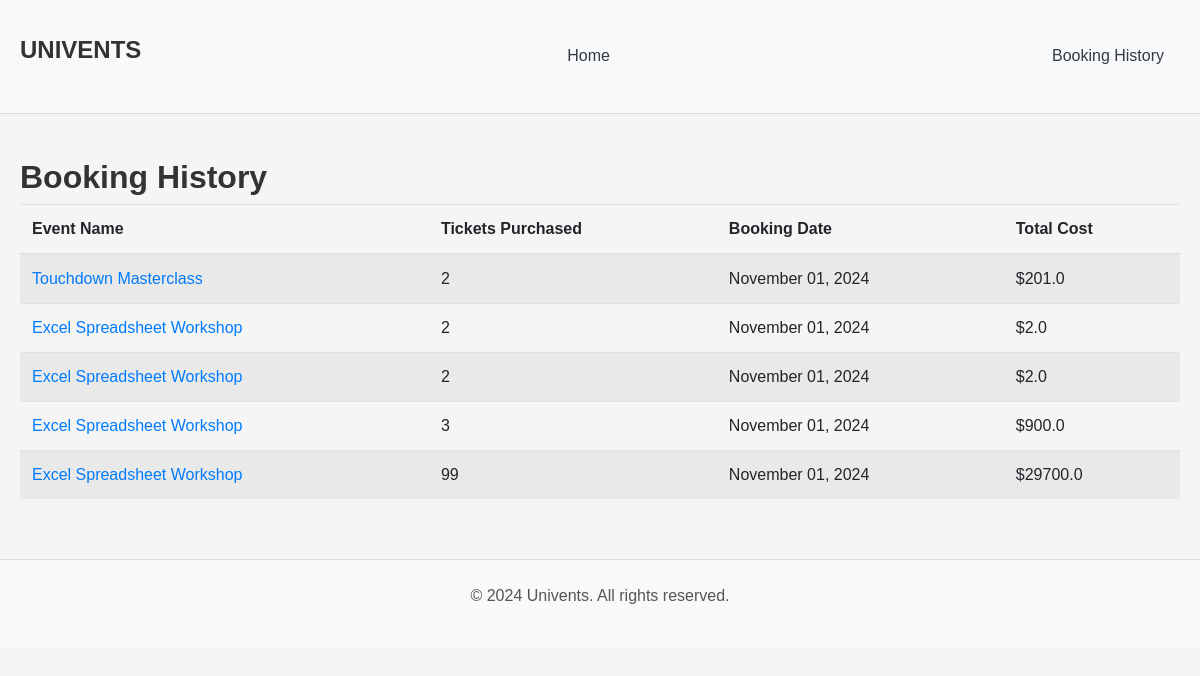
/user_bookings (signed in), run on the app's committed database.
### website/models.py (models this page shows, shortened)
class Order(db.Model):
    id = db.Column(db.Integer, primary_key=True, autoincrement=True)
    order_date = db.Column(db.DateTime, default=datetime, nullable=False)
    quantity = db.Column(db.Integer, nullable=False)
    price = db.Column(db.Float, nullable=False)
    user_id = db.Column(db.Integer, db.ForeignKey('user.id'), nullable=False)
    event_id = db.Column(db.Integer, db.ForeignKey('event.id'), nullable=False)

class Event(db.Model):
    id = db.Column(db.Integer, primary_key=True, autoincrement=True)
    name = db.Column(db.String(100), nullable=False)
    description = db.Column(db.Text, nullable=False)
    category = db.Column(db.String(50), nullable=False)
    image_url = db.Column(db.String(200), nullable=False)
    status = db.Column(db.String(20), default='Open')  # 'Open', 'Inactive', 'Sold Out', 'Cancelled'
    location_name = db.Column(db.String(100), nullable=False)
    address = db.Column(db.String(200), nullable=False)
    city = db.Column(db.String(50), nullable=False)
    state = db.Column(db.String(50), nullable=False)
    zip_code = db.Column(db.String(20), nullable=False)
    start_date = db.Column(db.Date, nullable=False)
    start_time = db.Column(db.Time, nullable=False)
    end_date = db.Column(db.Date, nullable=False)
    end_time = db.Column(db.Time, nullable=False)
    user_id = db.Column(db.Integer, db.ForeignKey('user.id'), nullable=False)
    price_per_ticket = db.Column(db.Float, nullable=False, default=0.0)
    comments = db.relationship('Comment', backref='event', lazy=True)  # Keep this line
    orders = db.relationship('Order', backref='event', lazy=True)

### website/views.py (the view)
@main_bp.route('/user_bookings')
@login_required
def user_bookings():
    orders = Order.query.filter_by(user_id=current_user.id).all()
    return render_template('user_bookings.html', orders=orders)

### website/templates/user_bookings.html (shortened to what this page needs)
<!DOCTYPE html>
<html lang="en">
<head>
    <link href="https://stackpath.bootstrapcdn.com/bootstrap/4.5.2/css/bootstrap.min.css" rel="stylesheet">
    <link href="{{ url_for('static', filename='styles/styles.css') }}" rel="stylesheet">
</head>
<body>
    <header class="bg-light py-3">
        <div class="container">
            <h5 class="card-title">UNIVENTS</h5>
            <a href="{{ url_for('main.index') }}" class="mx-3 text-dark">Home</a>
            <a href="{{ url_for('main.user_bookings') }}" class="mx-3 text-dark">Booking History</a>
        </div>
    </header>
    <div class="container mt-4">
        <h2>Booking History</h2>
        {% if orders %}
            <table class="table table-striped">
                <thead>
                    <tr>
                        <th>Event Name</th>
                        <th>Tickets Purchased</th>
                        <th>Booking Date</th>
                        <th>Total Cost</th>
                    </tr>
                </thead>
                <tbody>
                    {% for order in orders %}
                    <tr>
                        <td><a href="{{ url_for('main.event_detail', event_id=order.event.id) }}">{{ order.event.name }}</a></td>
                        <td>{{ order.quantity }}</td>
                        <td>{{ order.order_date.strftime('%B %d, %Y') }}</td>
                        <td>${{ order.price }}</td>
                    </tr>
                    {% endfor %}
                </tbody>
            </table>
        {% else %}
            <p>No bookings found.</p>
        {% endif %}
    </div>
    <footer class="bg-light py-4 text-center mt-4">
        <p>&copy; 2024 Univents. All rights reserved.</p>
    </footer>
</body>
</html>

### website/static/styles/styles.css (style rules this page uses)
body { font-family: 'Arial', sans-serif; margin: 0; padding: 0; background-color: #f5f5f5; }
h1, h2, h3, h4, h5, h6 { font-weight: bold; color: #333; }
p { font-size: 16px; line-height: 1.5; color: #555; }
a { text-decoration: none; color: #007bff; }
header { background-color: #ffffff; border-bottom: 1px solid #ddd; padding: 10px 0; }
header .container { display: flex; justify-content: space-between; align-items: center; }
footer { background-color: #ffffff; padding: 20px 0; border-top: 1px solid #ddd; }
.card-title { font-size: 24px; color: #333; }
.container { padding: 20px; max-width: 1200px; margin: 0 auto; }

### data on the page
Order: event.name "Touchdown Masterclass", quantity "2", order_date "November 01, 2024", price "201.0"
Order: event.name "Excel Spreadsheet Workshop", quantity "2", order_date "November 01, 2024", price "2.0"
Order: event.name "Excel Spreadsheet Workshop", quantity "2", order_date "November 01, 2024", price "2.0"
Order: event.name "Excel Spreadsheet Workshop", quantity "3", order_date "November 01, 2024", price "900.0"
Order: event.name "Excel Spreadsheet Workshop", quantity "99", order_date "November 01, 2024", price "29700.0"
